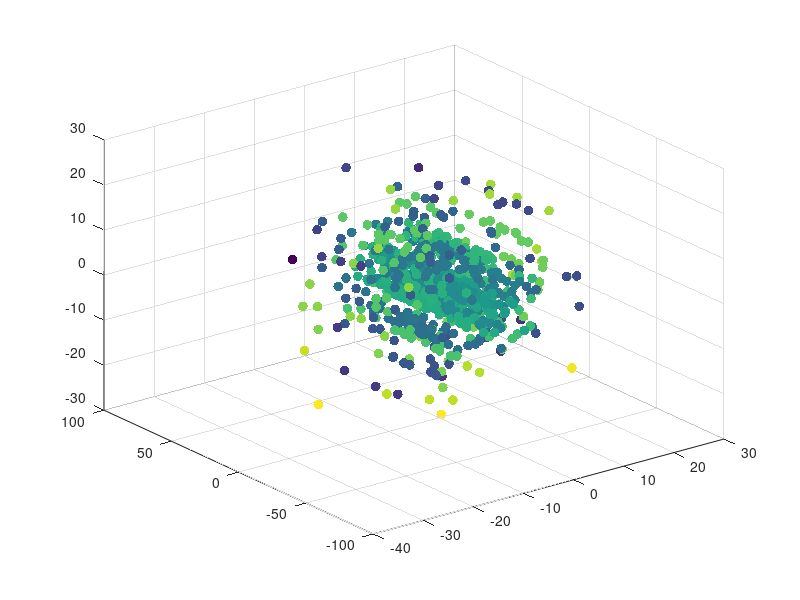

Reproduce this figure in MATLAB. (Note: this script raises an error after producing the figure.)
clear

addpath('toolbox_signal/');
addpath('toolbox_general/');
addpath('toolbox_graph/');

n = 1000;
x = randn(2,n);
v = 3*pi/2 * (.1 + 2*x(1,:));
X  = zeros(3,n);
X(2,:) = 20 * x(2,:);
X(1,:) = - cos( v ) .* v;
X(3,:) = sin( v ) .* v;
ms = 50;
lw = 1.5;
v1 = -15; v2 = 20;

figure;
scatter3(X(1,:),X(2,:),X(3,:),ms,v, 'filled');
colormap jet(256);
view(v1,v2); axis('equal'); axis('on');

D1 = repmat(sum(X.^2,1),n,1);
D1 = sqrt(D1 + D1' - 2*X'*X);

k = 10;

[DNN,NN] = sort(D1);
NN = NN(2:k+1,:);
DNN = DNN(2:k+1,:);

B = repmat(1:n, [k 1]);
A = sparse(B(:), NN(:), ones(k*n,1));
W = sparse(B(:), NN(:), DNN(:));

figure;
options.lw = lw;
options.ps = 0.01;
clf; hold on;
scatter3(X(1,:),X(2,:),X(3,:),ms,v, 'filled');
plot_graph(A, X, options);
colormap jet(256);
view(v1,v2); axis('equal'); axis('on');
zoom(.8);

D = full(W);
D = (D+D')/2;
D(D==0) = Inf;
D = D - diag(diag(D));

%% exercise 1
for i=1:n
    % progressbar(i,n);
    D = min(D,repmat(D(:,i),[1 n])+repmat(D(i,:),[n 1])); 
end
Iremove = find(D(:,1)==Inf);
D(D==Inf) = 0;

%% exercise 2
% centered kernel
J = eye(n) - ones(n)/n;
K = -1/2 * J*(D.^2)*J;
% diagonalization
opt.disp = 0; 
[Xstrain, val] = eigs(K, 2, 'LR', opt);
Xstrain = Xstrain .* repmat(sqrt(diag(val))', [n 1]);
Xstrain = Xstrain';
% plot graph
figure;
clf; hold on;
scatter(Xstrain(1,:),Xstrain(2,:),ms,v, 'filled'); 
plot_graph(A, Xstrain, options);
colormap jet(256);
axis('equal'); axis('off'); 

[U,L] = eig(Xstrain*Xstrain' / n);
Xstrain1 = U'*Xstrain;
Xstrain1(:,Iremove) = Inf;
figure;
clf; hold on;
scatter(Xstrain1(1,:),Xstrain1(2,:),ms,v, 'filled');
plot_graph(A, Xstrain1, options);
colormap jet(256);
axis('equal'); axis('off');

Y = cat(1, v, X(2,:));
Y(1,:) = rescale(Y(1,:), min(Xstrain(1,:)), max(Xstrain(1,:)));
Y(2,:) = rescale(Y(2,:), min(Xstrain(2,:)), max(Xstrain(2,:)));
figure;
clf; hold on;
scatter(Y(1,:),Y(2,:),ms,v, 'filled');
plot_graph(A,  Y, options);
colormap jet(256);
axis('equal'); axis('off');
camroll(90);